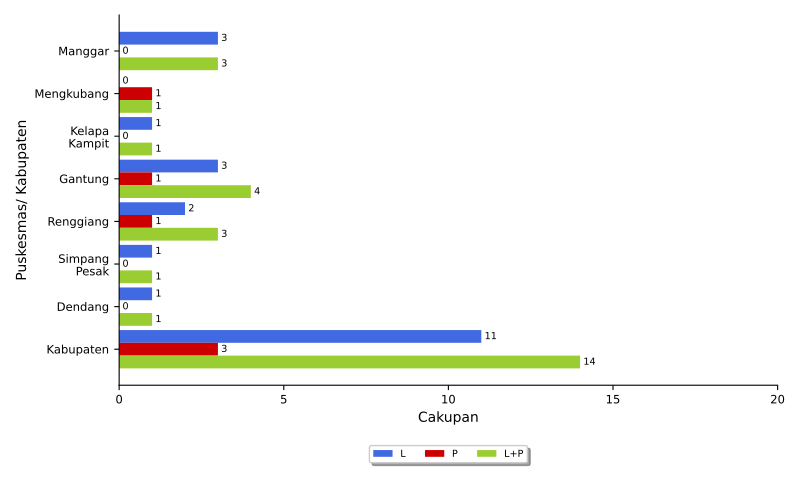

The Python source for this figure:
import numpy as np
import matplotlib.pyplot as plt
import pandas
from textwrap import wrap
from matplotlib.ticker import FuncFormatter
import locale
# locale.setlocale(locale.LC_ALL, 'id_ID.UTF8')
locale.setlocale(locale.LC_ALL, 'Indonesian_indonesia.1252')

import sys, os, inspect
currentdir = os.path.dirname(os.path.abspath(inspect.getfile(inspect.currentframe())))
parentdir = os.path.dirname(currentdir)
sys.path.insert(0, parentdir)

berkasData = currentdir +'\\bab_05_09_dataKematianNeonatal.csv'
berkasSimpan = currentdir +'\\bab_05_09_kematianNeonatal.pdf'
# judulDiagram = 'Jumlah Kematian Neonatal\nTahun 2021'
sumbuX = 'Cakupan'
sumbuY = 'Puskesmas\ Kabupaten'
tickerSumbuX = np.arange(0,21,5)

# read data file
colnames = ['puskesmas','neoL','neoP','neoLP']
data = pandas.read_csv(berkasData, names=colnames, sep=';')
puskesmas = data.puskesmas.tolist()
bar1 = data.neoL.tolist()
bar2 = data.neoP.tolist()
bar3 = data.neoLP.tolist()

ind = np.arange(len(puskesmas))  # the x locations for the groups
width = 0.3       # the width of the bars
widthDL = 0.1      # spacing for data labels

# make bars
fig, ax = plt.subplots()
rects1 = ax.barh(ind, bar1, width, color='royalblue', label = 'L')
rects2 = ax.barh(ind + width, bar2, width, color='#cc0000', label = 'P')
rects3 = ax.barh(ind + 2*width, bar3, width, color='yellowgreen', label = 'L+P')

# add some text for labels, title and axes ticks
# ax.set_title(judulDiagram)
ax.set_xticks(tickerSumbuX) # set xticks at wanted interval
ax.set_xlabel(sumbuX)
ax.xaxis.set_major_formatter(FuncFormatter(lambda x, pos: "{:n}".format(x)))

ax.set_yticks(ind+width)
ax.set_yticklabels(list([ '\n'.join(wrap(l, 10)) for l in puskesmas ]))
ax.set_ylabel(sumbuY)
ax.invert_yaxis()

ax.tick_params(axis='both', which='major', labelsize='small')
ax.spines['top'].set_visible(False)
ax.spines['right'].set_visible(False)

box = ax.get_position()
ax.set_position([box.x0, box.y0 + box.height * 0.1, box.width, box.height * 0.9])
ax.legend(fontsize='x-small', loc='upper center', bbox_to_anchor=(0.5, -0.15), fancybox=True, shadow=True, ncol=3)

# add data label
for i, v in enumerate(bar1):
    ax.text(v+widthDL, i, '{:n}'.format(v), ha='left', va='center', fontsize='x-small')
for i, v in enumerate(bar2):
    ax.text(v+widthDL, i+width, '{:n}'.format(v), ha='left', va='center', fontsize='x-small')
for i, v in enumerate(bar3):
    ax.text(v+widthDL, i+2*width, '{:n}'.format(v), ha='left', va='center', fontsize='x-small')

# finishing
pyrfig = plt.figure(1)
pyrfig.set_figwidth(8)
pyrfig.set_figheight(5)
# tight_layout to make consistent size
# adjust subplot to make room for legend
fig.subplots_adjust(bottom=-0.15)
plt.tight_layout()
plt.savefig(berkasSimpan)
plt.close(pyrfig)
# plt.show()
